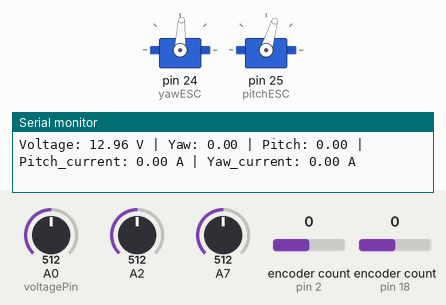
The sketch below on a simulated Arduino Mega 2560, built with avr-gcc and run on an emulated ATmega2560. Shown: 2 × servo, the last lines printed to the serial monitor. Inputs (shaded band) come from the test bench; at power-on: encoder count (sensors on pin 18, pin 2) 0, A0 (voltagePin) = 512, A2 = 512, A7 = 512.

Above: at 10.26 s.
10.3 s: encoder count (sensor on pin 18) set to 1
At 10.47 s:
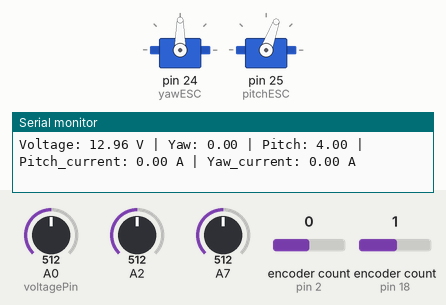
12.2 s: encoder count (sensor on pin 18) set to 0
At 13.2 s:
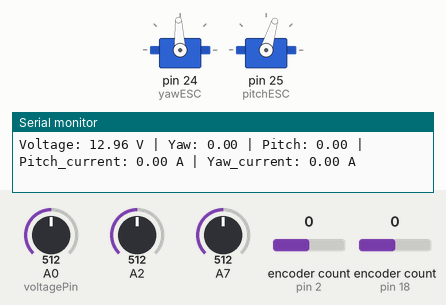
Timing chart, 0 to 15.2 s (numbered marks = the images above; inputs shaded):
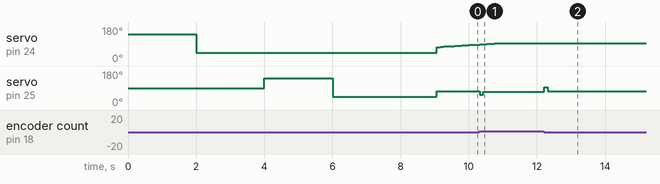

Measured:
- after the input at 10.3 s, servo on pin 25 (pitchESC): 73° → 54° at once, → 70° 0.11 s later
- after the input at 12.2 s, servo on pin 25 (pitchESC): 70° → 93° at once, → 73° 0.11 s later

The sketch:

Helicopter_Data.ino
```cpp
#include <Encoder.h>
#include <PID_v1.h>
#include <Servo.h>

// Define ticks per degree based on your encoder specifications (360 PPR)
#define ENCODER_TICKS_PER_DEGREE 1.0

// Encoder pins
Encoder yawEncoder(2, 3);  // Yaw encoder
Encoder pitchEncoder(18, 19);  // Pitch encoder

// ESC pins
Servo yawESC;
Servo pitchESC;

// Define Variables
double yawInput, yawOutput, yawSetpoint;
double pitchInput, pitchOutput, pitchSetpoint;

// PID Tuning parameters (adjust based on testing)
double Kp = 2, Ki = 0.0, Kd = 1.5;

// Create PID instances
PID yawPID(&yawInput, &yawOutput, &yawSetpoint, Kp, Ki, Kd, DIRECT);
PID pitchPID(&pitchInput, &pitchOutput, &pitchSetpoint, Kp, Ki, Kd, DIRECT);

// Smooth output change
double previousYawOutput = 0;
double outputChangeLimit = 3.0; // Adjust the limit for smoother changes (lower value for slower speed)

// Voltage sensor settings
const int voltagePin = A0;
const float referenceVoltage = 5.0;
const float voltageDividerRatio = 5.0;
const float calibrationFactor = 1.03689567;

// Current sensor settings
double Pitch_current = 0;
double Yaw_current = 0;
const float sensitivity = 0.100;
const int numSamples = 200; // Reduced sampling count for faster performance
double zeroCurrentOffset1 = 0.0;
double zeroCurrentOffset2 = 0.0;
const float noiseThreshold = 0.06; // Define a small threshold for noise filtering

void setup() {
  Serial.begin(115200); // Increased baud rate for faster data transmission

  // Attach ESC pins
  yawESC.attach(24);
  pitchESC.attach(25);

  // Set initial setpoints
  yawSetpoint = 250;  // Desired yaw angle
  pitchSetpoint = 0;  // Neutral pitch (modify as needed)

  // Initialize PID controllers
  yawPID.SetMode(AUTOMATIC);
  pitchPID.SetMode(AUTOMATIC);

  // Set output limits for the PID controllers to match ESC control range
  yawPID.SetOutputLimits(-50, 50);  // Limiting PID output to slower speeds
  pitchPID.SetOutputLimits(-50, 50);  // Limiting PID output to slower speeds

  // ESC Calibration Process
  Serial.println("Calibrating ESCs...");

  // Calibrate yaw ESC
  yawESC.writeMicroseconds(2000);  // Send max throttle
  delay(2000);  // Wait for ESC to recognize max throttle
  yawESC.writeMicroseconds(1000);  // Send min throttle
  delay(2000);  // Wait for ESC to recognize min throttle

  // Calibrate pitch ESC
  pitchESC.writeMicroseconds(2000);  // Send max throttle
  delay(2000);  // Wait for ESC to recognize max throttle
  pitchESC.writeMicroseconds(1000);  // Send min throttle
  delay(2000);  // Wait for ESC to recognize min throttle

  Serial.println("ESC Calibration Complete");

  // Current Sensor Calibration
  double accumulatedOffset1 = 0.0;
  for (int i = 0; i < numSamples; i++) {
    accumulatedOffset1 += (0.00488281 * analogRead(A7)); // 5V / 1024 (Analog) = 0.00488281
  }
  zeroCurrentOffset1 = accumulatedOffset1 / numSamples;

  Serial.print("Calibrated Zero-Current Offset Voltage for Sensor A1 (V) = ");
  Serial.println(zeroCurrentOffset1, 4);

  double accumulatedOffset2 = 0.0;
  for (int i = 0; i < numSamples; i++) {
    accumulatedOffset2 += (0.00488281 * analogRead(A2)); // 5V / 1024 (Analog) = 0.00488281
  }
  zeroCurrentOffset2 = accumulatedOffset2 / numSamples;

  Serial.print("Calibrated Zero-Current Offset Voltage for Sensor A2 (V) = ");
  Serial.println(zeroCurrentOffset2, 4);

  delay(1000);
}

void loop() {
  // Read encoder values and convert to degrees
  yawInput = yawEncoder.read() / ENCODER_TICKS_PER_DEGREE;
  pitchInput = pitchEncoder.read() / ENCODER_TICKS_PER_DEGREE;

  // Compute PID outputs
  yawPID.Compute();
  pitchPID.Compute();

  // Smooth the PID output change to prevent abrupt movements
  double smoothYawOutput = previousYawOutput + constrain(yawOutput - previousYawOutput, -outputChangeLimit, outputChangeLimit);
  previousYawOutput = smoothYawOutput;

  // Map PID output to ESC control range with a slower speed limit
  int yawSpeed = map(smoothYawOutput, -50, 50, 1100, 1500); // Adjusted range for steadier speeds
  int pitchSpeed = map(pitchOutput, -50, 50, 1100, 1500); // Adjusted range for steadier speeds

  // Send signals to ESCs
  yawESC.writeMicroseconds(yawSpeed);
  pitchESC.writeMicroseconds(pitchSpeed);

  // Read voltage value from the sensor and calculate voltage
  int sensorValue = analogRead(voltagePin);
  float voltage = (sensorValue / 1024.0) * referenceVoltage * voltageDividerRatio * calibrationFactor;

  // Read current values from sensors
  double accumulatedVoltage1 = 0;
  double accumulatedVoltage2 = 0;

  for (int i = 0; i < numSamples; i++) {
    accumulatedVoltage1 += (0.00488281 * analogRead(A7)); // 5V / 1024 (Analog) = 0.00488281
  }

  for (int i = 0; i < numSamples; i++) {
    accumulatedVoltage2 += (0.00488281 * analogRead(A2)); // 5V / 1024 (Analog) = 0.00488281
  }

  double avgVoltage1 = accumulatedVoltage1 / numSamples;
  double avgVoltage2 = accumulatedVoltage2 / numSamples;

  // Calculate current with noise threshold filtering
  Pitch_current = (avgVoltage1 - zeroCurrentOffset1) / sensitivity;
  if (abs(Pitch_current) < noiseThreshold) {
    Pitch_current = 0.0; // Filter out small noise values
  }

  Yaw_current = (avgVoltage2 - zeroCurrentOffset2) / sensitivity;
  if (abs(Yaw_current) < noiseThreshold) {
    Yaw_current = 0.0; // Filter out small noise values
  }

  // Print all data in one line without converting to String
  Serial.print("Voltage: ");
  Serial.print(voltage);
  Serial.print(" V | Yaw: ");
  Serial.print(yawInput);
  Serial.print(" | Pitch: ");
  Serial.print(pitchInput);
  Serial.print(" | Pitch_current: ");
  Serial.print(Pitch_current, 2);
  Serial.print(" A | Yaw_current: ");
  Serial.print(Yaw_current, 2);
  Serial.println(" A");

  delay(50); // Adjust delay as needed for speed
}
```
